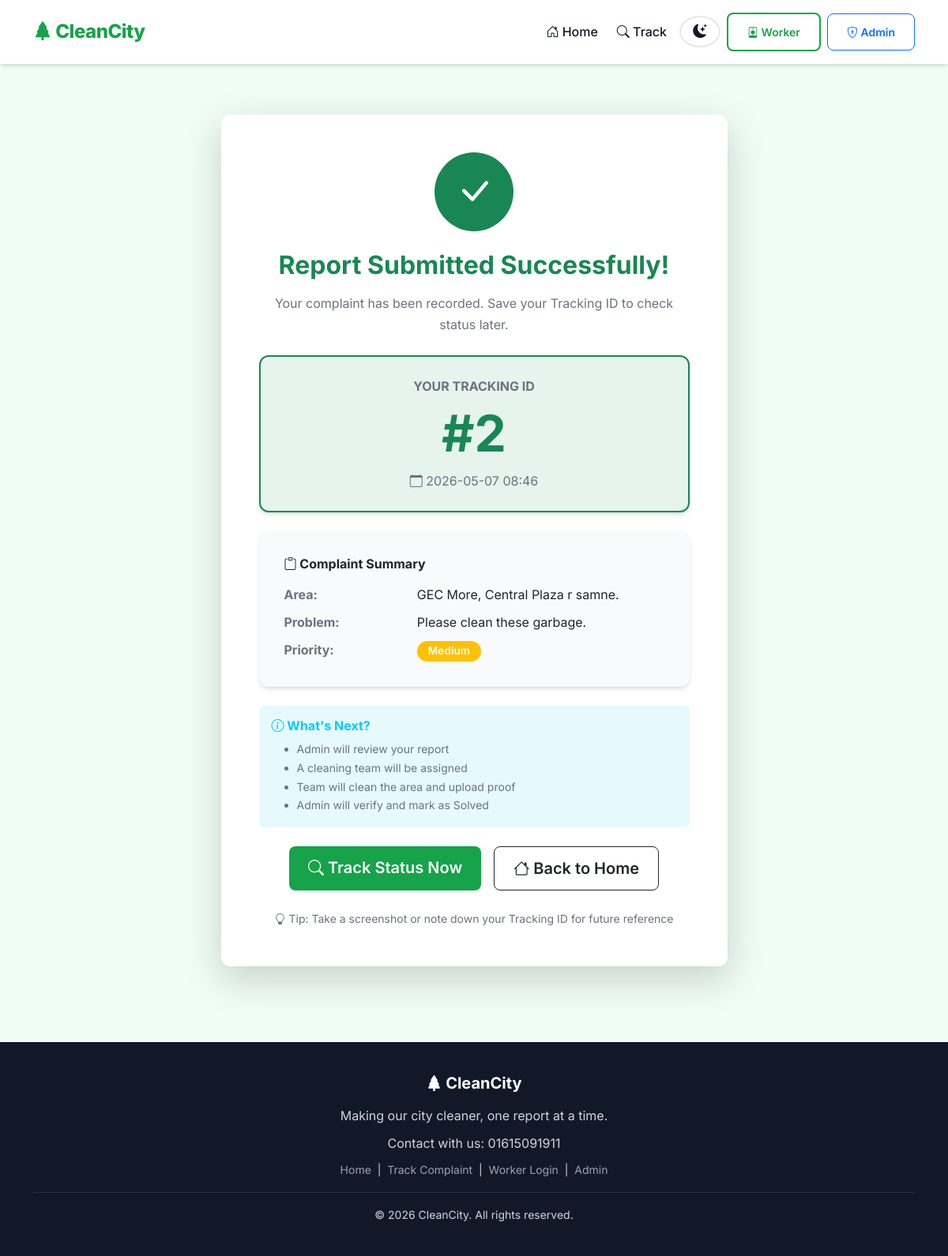
Screenshot of /success/2 with the database file from the repository.
### tables this page shows
CREATE TABLE complaints (  
            id INTEGER PRIMARY KEY AUTOINCREMENT,  
            area TEXT, problem TEXT, priority TEXT, date TEXT,  
            status TEXT, image_path TEXT, map_link TEXT,  
            assigned_team_id INTEGER, cleaned_image_path TEXT,  
            cleaned_date TEXT, admin_remark TEXT,  
            FOREIGN KEY(assigned_team_id) REFERENCES teams(id));

### app.py (the view)
@app.route('/success/<int:complaint_id>')
def success_page(complaint_id):
    db = get_db()
    complaint = db.execute('SELECT * FROM complaints WHERE id = ?', (complaint_id,)).fetchone()
    if not complaint:
        flash("❌ Complaint not found!", "danger")
        return redirect(url_for('index'))
    return render_template('success.html', complaint=complaint)

### app.py (called while the page is built)
def get_db():
    db = getattr(g, '_database', None)
    if db is None:
        db = g._database = sqlite3.connect(DATABASE)
        db.row_factory = sqlite3.Row
    return db

@app.teardown_appcontext
def close_connection(exception):
    db = getattr(g, '_database', None)
    if db is not None:
        db.close()

### templates/success.html
{% extends "base.html" %}
{% block content %}
<section class="py-5">
  <div class="container">
    <div class="row justify-content-center">
      <div class="col-md-7">
        <div class="card shadow-lg border-0 text-center">
          <div class="card-body p-5">
            <div class="mb-4">
              <div class="d-inline-flex align-items-center justify-content-center bg-success rounded-circle"
                   style="width: 100px; height: 100px;">
                <i class="bi bi-check-lg text-white" style="font-size: 3rem;"></i>
              </div>
            </div>
            <h2 class="fw-bold mb-3 text-success">Report Submitted Successfully!</h2>
            <p class="text-muted mb-4">Your complaint has been recorded. Save your Tracking ID to check status later.</p>
            <div class="card bg-success bg-opacity-10 border-success border-2 mb-4">
              <div class="card-body py-4">
                <p class="text-muted mb-2 fw-bold">YOUR TRACKING ID</p>
                <h1 class="display-3 fw-bold text-success mb-0">#{{ complaint.id }}</h1>
                <p class="text-muted mt-2 mb-0">
                  <i class="bi bi-calendar"></i> {{ complaint.date }}
                </p>
              </div>
            </div>
            <div class="card bg-light border-0 mb-4">
              <div class="card-body text-start">
                <h6 class="fw-bold mb-3"><i class="bi bi-clipboard"></i> Complaint Summary</h6>
                <div class="row">
                  <div class="col-sm-4 text-muted fw-bold">Area:</div>
                  <div class="col-sm-8">{{ complaint.area }}</div>
                </div>
                <div class="row mt-2">
                  <div class="col-sm-4 text-muted fw-bold">Problem:</div>
                  <div class="col-sm-8">{{ complaint.problem[:100] }}{% if complaint.problem|length > 100 %}...{% endif %}</div>
                </div>
                <div class="row mt-2">
                  <div class="col-sm-4 text-muted fw-bold">Priority:</div>
                  <div class="col-sm-8">
                    <span class="badge {% if complaint.priority == 'High' %}bg-danger{% elif complaint.priority == 'Medium' %}bg-warning{% else %}bg-info{% endif %}">
                      {{ complaint.priority }}
                    </span>
                  </div>
                </div>
              </div>
            </div>
            <div class="bg-info bg-opacity-10 rounded p-3 mb-4 text-start">
              <h6 class="fw-bold text-info"><i class="bi bi-info-circle"></i> What's Next?</h6>
              <ul class="mb-0 small text-muted">
                <li>Admin will review your report</li>
                <li>A cleaning team will be assigned</li>
                <li>Team will clean the area and upload proof</li>
                <li>Admin will verify and mark as Solved</li>
              </ul>
            </div>
            <div class="d-flex flex-column flex-sm-row gap-3 justify-content-center">
              <a href="{{ url_for('track_complaint') }}" class="btn btn-success btn-lg">
                <i class="bi bi-search"></i> Track Status Now
              </a>
              <a href="{{ url_for('index') }}" class="btn btn-outline-dark btn-lg">
                <i class="bi bi-house"></i> Back to Home
              </a>
            </div>
            <p class="text-muted mt-4 mb-0 small">
              <i class="bi bi-lightbulb"></i> Tip: Take a screenshot or note down your Tracking ID for future reference
            </p>
          </div>
        </div>
      </div>
    </div>
  </div>
</section>
{% endblock %}

### static/style.css (style rules this page uses)
:root, [data-bs-theme="light"] { --primary: #16a34a; --primary-dark: #15803d; --primary-darker: #14532d; --primary-light: #dcfce7; --secondary: #f59e0b; --danger: #ef4444; --info: #3b82f6; --dark: #111827; --gray: #6b7280; --light: #f9fafb; --white: #ffffff; --body-bg: #f0fdf4; --card-bg: #ffffff; --text-color: #111827; --text-muted: #6b7280; --border-color: #e5e7eb; --nav-bg: #ffffff; --section-bg-light: #f9fafb; --section-bg-white: #ffffff; --shadow-sm: 0 1px 2px rgba(0,0,0,0.05); --shadow: 0 4px 6px -1px rgba(0,0,0,0.1), 0 2px 4px -2px rgba(0,0,0,0.1); --shadow-lg: 0 10px 15px -3px rgba(0,0,0,0.1), 0 4px 6px -4px rgba(0,0,0,0.1); --shadow-xl: 0 20px 25px -5px rgba(0,0,0,0.1), 0 8px 10px -6px rgba(0,0,0,0.1); --radius: 12px; --radius-sm: 8px; }
* { margin: 0; padding: 0; box-sizing: border-box; }
body { font-family: 'Inter', sans-serif; background: var(--body-bg); color: var(--text-color); line-height: 1.7; transition: background 0.3s ease, color 0.3s ease; }
.card { border-radius: var(--radius); border: 1px solid var(--border-color); box-shadow: var(--shadow); transition: all 0.3s ease; overflow: hidden; background: var(--card-bg); }
.card-body { padding: 2rem; }
.btn { border-radius: var(--radius-sm); font-weight: 600; padding: 12px 24px; transition: all 0.3s; }
.btn-success { background: var(--primary); border: none; color: white !important; }
.badge { padding: 6px 14px; border-radius: 20px; font-weight: 600; font-size: 0.85rem; }
.bg-light { background: var(--section-bg-light) !important; transition: background 0.3s ease; }
.text-muted { color: var(--text-muted) !important; }
html { scroll-behavior: smooth; }

### rows the page displays
complaints: id "2", date "2026-05-07 08:46", area "GEC More, Central Plaza r samne.", problem "Please clean these garbage.", priority "Medium"
